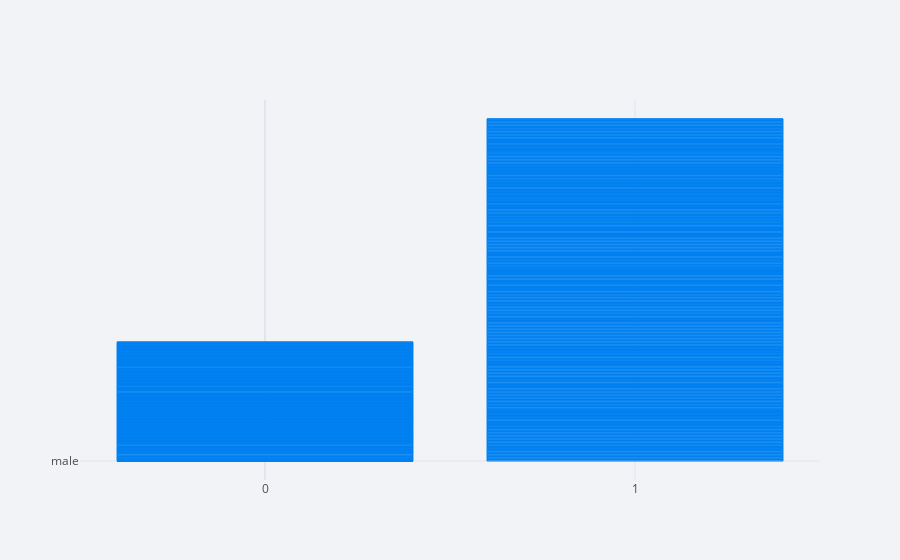

Notebook source saved alongside this figure:
### Code cell


### Figure 1 — Plotly figure (JSON) as saved in the notebook; plotly's stock layout.template omitted (floating-point values rounded to 4 significant figures; data arrays with more than 128 entries replaced by an {"elided": "..."} marker saying what was removed)
{"data": [{"marker": {"color": "rgba(0, 128, 240, 0.6)", "line": {"color": "rgba(0, 128, 240, 1.0)", "width": 1}}, "name": "sex", "orientation": "v", "text": "", "type": "bar", "x": {"elided": "891 int values"}, "y": {"elided": "891 str values"}}], "layout": {"legend": {"bgcolor": "#F2F3F7", "font": {"color": "#505050"}}, "paper_bgcolor": "#F2F3F7", "plot_bgcolor": "#F2F3F7", "title": {"font": {"color": "#484848"}}, "xaxis": {"gridcolor": "#E1E5ED", "showgrid": true, "tickfont": {"color": "#505050"}, "title": {"font": {"color": "#505050"}, "text": ""}, "zerolinecolor": "#E1E5ED"}, "yaxis": {"gridcolor": "#E1E5ED", "showgrid": true, "tickfont": {"color": "#505050"}, "title": {"font": {"color": "#505050"}, "text": ""}, "zerolinecolor": "#E1E5ED"}}}
